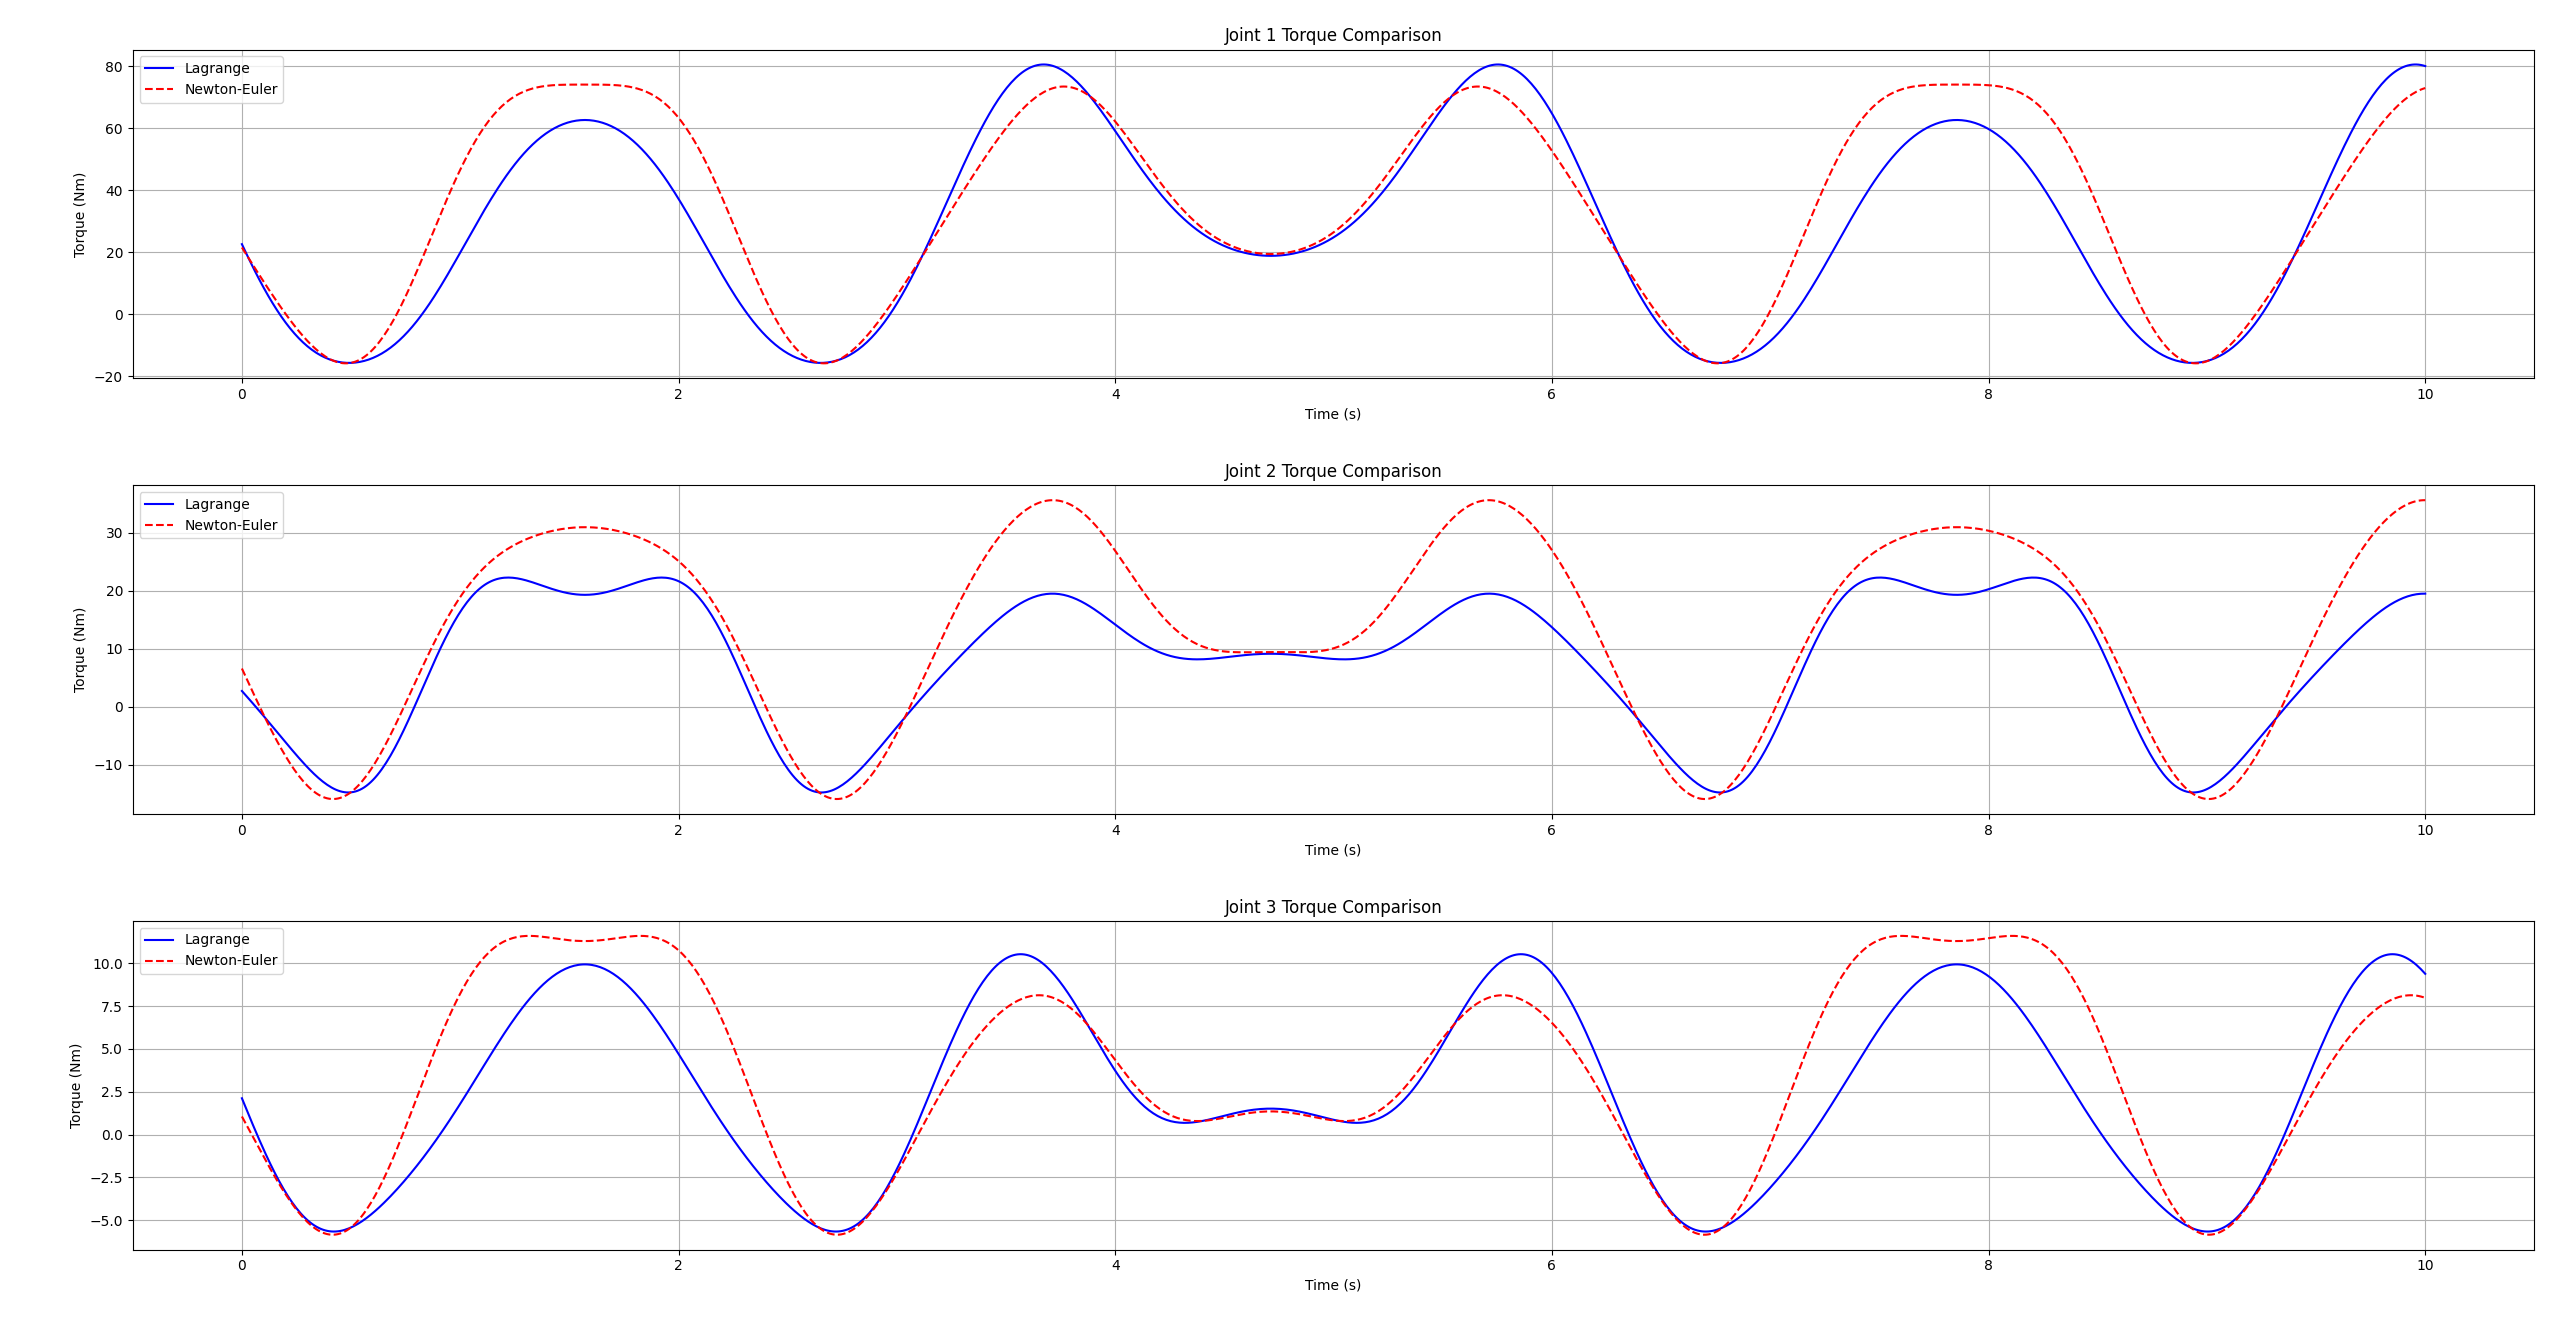

Reproduce this figure in Python.
import pandas as pd
import matplotlib.pyplot as plt
import numpy as np

# Read the CSV files
torques_le = pd.read_csv('torquesLE.csv')
torques_ne = pd.read_csv('torquesNE.csv')

# Create time vector (assuming 1000 points from 0 to 10 seconds)
time = np.linspace(0, 10, len(torques_le))

# Create subplots for each joint
plt.figure(figsize=(15, 10))

# Plot Joint 1
plt.subplot(3, 1, 1)
plt.plot(time, torques_le['t1'], 'b-', label='Lagrange')
plt.plot(time, torques_ne['t1'], 'r--', label='Newton-Euler')
plt.title('Joint 1 Torque Comparison')
plt.xlabel('Time (s)')
plt.ylabel('Torque (Nm)')
plt.legend()
plt.grid(True)

# Plot Joint 2
plt.subplot(3, 1, 2)
plt.plot(time, torques_le['t2'], 'b-', label='Lagrange')
plt.plot(time, torques_ne['t2'], 'r--', label='Newton-Euler')
plt.title('Joint 2 Torque Comparison')
plt.xlabel('Time (s)')
plt.ylabel('Torque (Nm)')
plt.legend()
plt.grid(True)

# Plot Joint 3
plt.subplot(3, 1, 3)
plt.plot(time, torques_le['t3'], 'b-', label='Lagrange')
plt.plot(time, torques_ne['t3'], 'r--', label='Newton-Euler')
plt.title('Joint 3 Torque Comparison')
plt.xlabel('Time (s)')
plt.ylabel('Torque (Nm)')
plt.legend()
plt.grid(True)

plt.tight_layout()
plt.show()

# Calculate and print the RMS error for each joint
def rms_error(actual, predicted):
    return np.sqrt(np.mean((actual - predicted) ** 2))

rms_1 = rms_error(torques_le['t1'], torques_ne['t1'])
rms_2 = rms_error(torques_le['t2'], torques_ne['t2'])
rms_3 = rms_error(torques_le['t3'], torques_ne['t3'])

print(f"RMS Error for Joint 1: {rms_1:.6f}")
print(f"RMS Error for Joint 2: {rms_2:.6f}")
print(f"RMS Error for Joint 3: {rms_3:.6f}")
